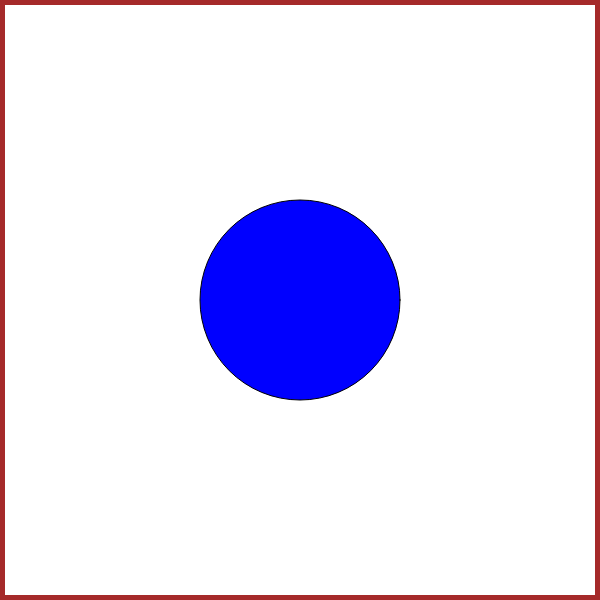
Frame 1 (no input)
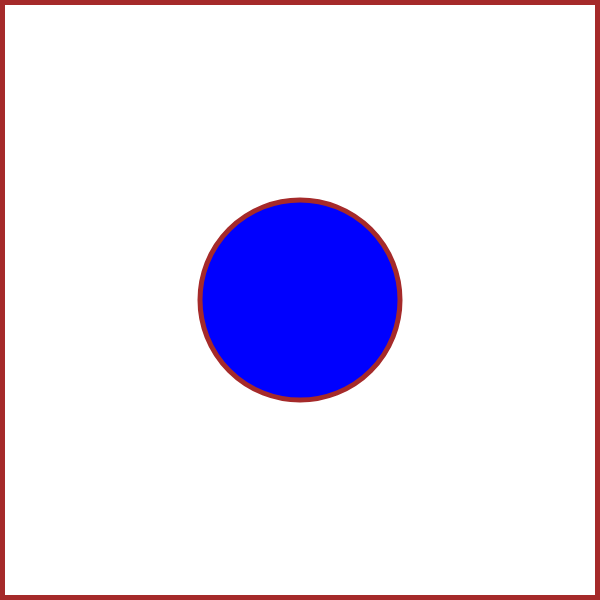
Frame 60 (no input)
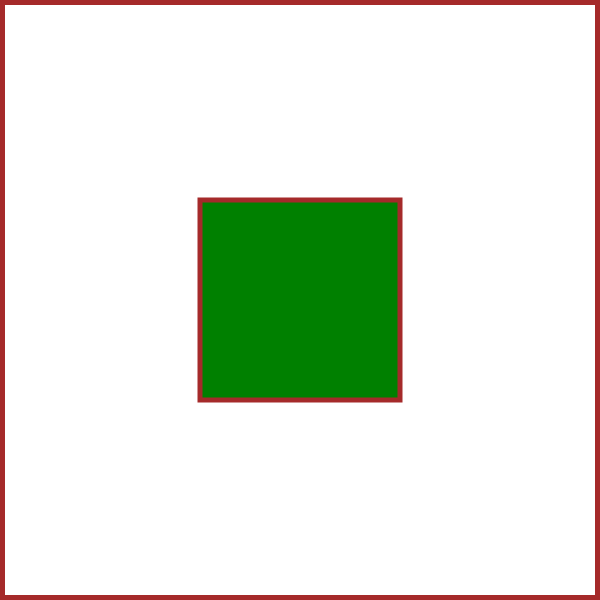
Frame 120 (the mouse pressed at the canvas centre since frame 60)

The p5.js sketch that drew these frames (run headless with seeded random() and noise() and a simulated clock; from frame 60 on, the mouse is pressed at the canvas centre):

// p5.js sketch
// ── sketch.js
/*
Name:  Fernando O
Title:  WarmUp_Week 7

*/

let canvasSize = 600;
let currentScene = 0;
let numScenes = 2;

function setup() {
  createCanvas(canvasSize, canvasSize);
}

function draw() {
  background(255);

  if (currentScene === 0) {
    drawScene0();
  }
  else if (currentScene === 1) {
    drawScene1();
  }

  // Black border around canvas
  noFill();
  stroke("brown");
  strokeWeight(5);
  rect(2.5, 2.5, canvasSize - 5, canvasSize - 5);
}

function mousePressed() {
  currentScene++;

  if (currentScene >= numScenes) {
    currentScene = 0;
  }
}

// SCENE 0
function drawScene0() {
  fill("blue");
  circle(300, 300, 200);
}

// SCENE 1
function drawScene1() {
  fill("green");
  square(200, 200, 200);
}
